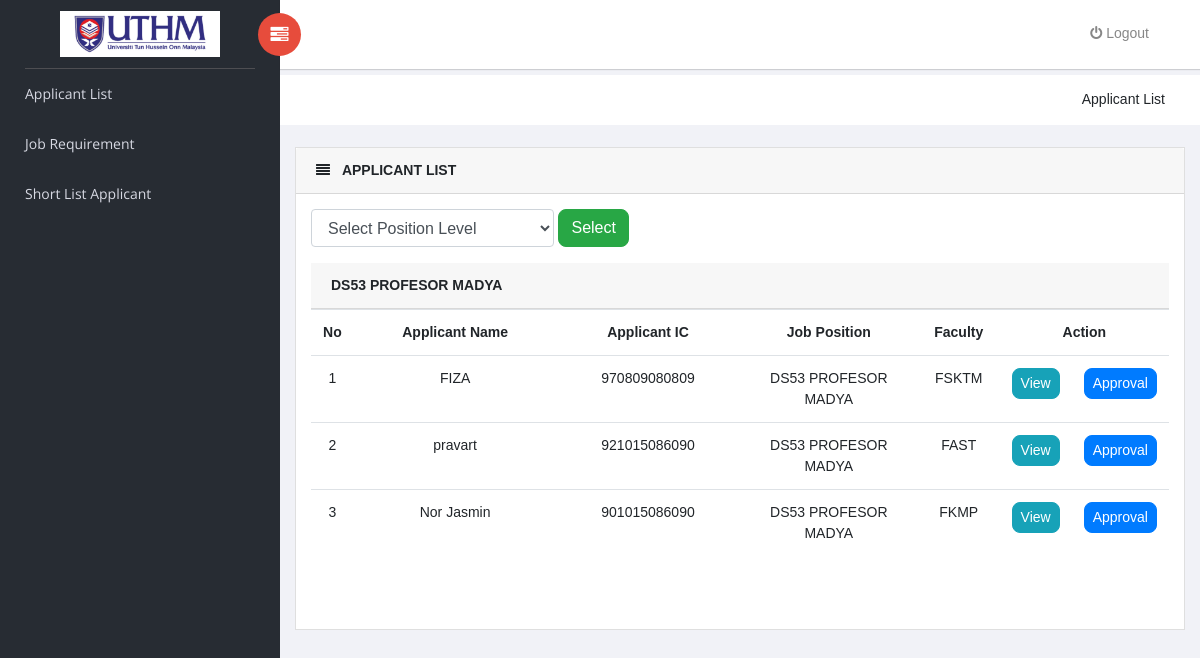
The app's page /appList2.php, older data.
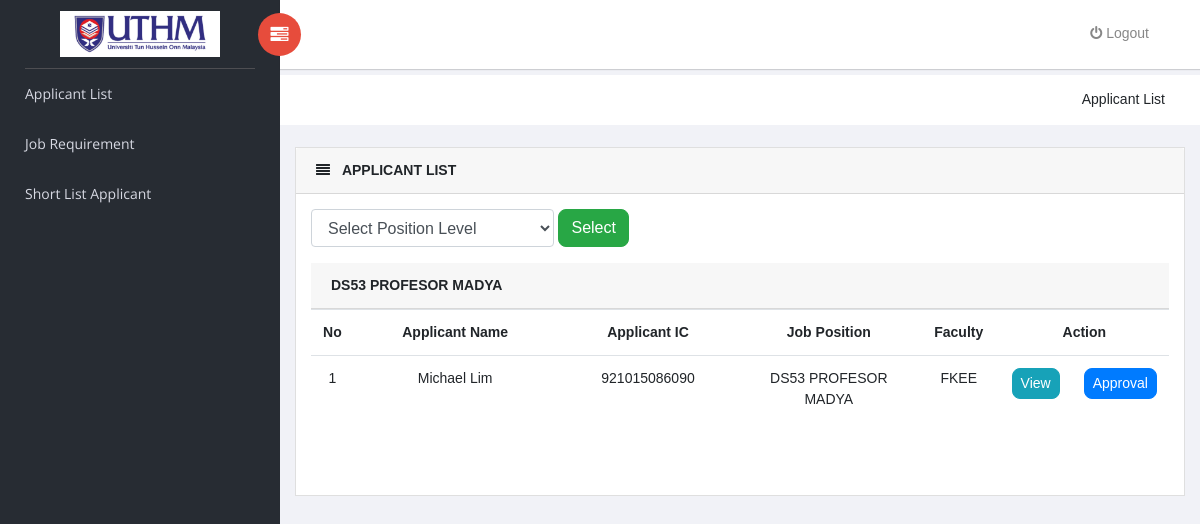
The same page, newer data.
### tables this page shows
CREATE TABLE `position` (
  `Choose_Position_Id` int(2) NOT NULL,
  `user_Ic` char(13) NOT NULL,
  `faculty` varchar(50) NOT NULL,
  `app_post1` varchar(50) NOT NULL,
  `Position_checklist` int(2) NOT NULL DEFAULT '0',
  `Created_date` timestamp NOT NULL DEFAULT CURRENT_TIMESTAMP,
  `Modified_date` timestamp NOT NULL DEFAULT CURRENT_TIMESTAMP ON UPDATE CURRENT_TIMESTAMP
);

CREATE TABLE `applicant` (
  `Applicant_Id` int(2) NOT NULL,
  `user_Ic` char(13) NOT NULL,
  `Applicant_Name` varchar(50) NOT NULL,
  `Applicant_Add` varchar(100) NOT NULL,
  `Applicant_Email` varchar(50) NOT NULL,
  `Applicant_NoTel` int(11) NOT NULL,
  `Applicant_Age` int(2) NOT NULL,
  `Applicant_gender` varchar(10) NOT NULL,
  `Applicant_DOB` date NOT NULL,
  `Applicant_POB` varchar(50) NOT NULL,
  `Applicant_Citizen` varchar(50) NOT NULL,
  `Applicant_Religion` varchar(50) NOT NULL,
  `Applicant_Nation` varchar(50) NOT NULL,
  `Applicant_MaritalStatus` varchar(50) NOT NULL,
  `Applicant_Height` float NOT NULL,
  `Applicant_Weight` float NOT NULL,
  `Applicant_NoHP` int(11) NOT NULL,
  `Applicant_VLC` varchar(10) NOT NULL,
  `Mom_Name` varchar(50) NOT NULL,
  `Mom_Ic` char(13) NOT NULL,
  `Dad_Name` varchar(50) NOT NULL,
  `Dad_Ic` char(13) NOT NULL,
  `Spouse_name` varchar(50) NOT NULL,
  `Applicant_checklist` int(2) NOT NULL DEFAULT '0',
  `Created_date` timestamp NOT NULL DEFAULT CURRENT_TIMESTAMP,
  `Modified_date` timestamp NOT NULL DEFAULT CURRENT_TIMESTAMP ON UPDATE CURRENT_TIMESTAMP
);

### appList2.php (the view, shortened to what the changed rows need)
<?php
$db = db_connect();
?>
<!doctype html>
<html class="no-js" lang="en">
    <link rel="stylesheet" href="vendors/bootstrap/dist/css/bootstrap.min.css">
    <link rel="stylesheet" href="vendors/font-awesome/css/font-awesome.min.css">
    <link rel="stylesheet" href="vendors/themify-icons/css/themify-icons.css">
    <link rel="stylesheet" href="vendors/flag-icon-css/css/flag-icon.min.css">
    <link rel="stylesheet" href="vendors/selectFX/css/cs-skin-elastic.css">
    <link rel="stylesheet" href="assets/css/style.css">
</head>
   <div id="right-panel" class="right-panel">
    <form class="form-inline"  method="post" enctype="multipart/form-data" >
         <div class="content mt-3">
            <div class="animated">
                <div class="card">
                    <div class="card-body">
                                <table class="table">
                                   <tbody>
										<tr >
										  <th scope="col" ><label for="no">No</label></th>
										  <th scope="col" ><label for="Applicant_Name">Applicant Name</label></th>
										  <th scope="col" ><label for="user_Ic">Applicant IC</label></th>
										  <th scope="col" ><label for="app_post1">Job Position</label></th>
										  <th scope="col" ><label for="faculty">Faculty</label></th>
										  <th colspan="3" scope="col" ><label for="action">Action</label></th>
										</tr>
										<?php
								$qlist = "SELECT * FROM position LEFT JOIN applicant ON position.user_Ic = applicant.user_Ic";
								$reslist = $db->query($qlist);
							    $count=0;
								  while($rowlist = $reslist->fetch_assoc()) {
												if ($rowlist['app_post1'] == 'DS53 PROFESOR MADYA'){
										       $count++;
										   echo "<tr>";
												echo"<td style='width:5%' align='center'>" .$count."</td>";
												echo"<td style='width:30%' align='center'>" .$rowlist['Applicant_Name']." </td>";
												echo"<td style='width:25%' align='center'>" .$rowlist['user_Ic']."</td>";
												echo"<td style='width:25%' align='center'>" .$rowlist['app_post1']."</td>";
												echo"<td style='width:10%' align='center'>" .$rowlist['faculty']."</td>";
												echo"<td style='width:10%' align='center'><a style='border-radius: 8px;' class='btn btn-info btn-sm' href ='viewlistOff.php?user_Ic=$rowlist[user_Ic]'>View</a></td>";
												echo"<td style='width:20%' align='center'><a style='border-radius: 8px;' class='btn btn-primary btn-sm' href ='officerdecision.php?Applicant_Name=$rowlist[Applicant_Name] & user_Ic=$rowlist[user_Ic] & app_post1=$rowlist[app_post1] & faculty=$rowlist[faculty] '>Approval</a></td>";
												echo "</tr>";
										   }
								 }
?>
                                    </tbody>
                                </table>
                            </div>
							<br/>
					<br/>
                </div>
            </div>
        </div>
   </form>
   <br>
   </div>
</body>
</html>

Row changes from the older to the newer data that the page shows:
no longer on this page (row edited): position: applicant.Applicant_Name "FIZA", applicant.user_Ic "970809080809", app_post1 "DS53 PROFESOR MADYA", faculty "FSKTM"
no longer on this page (row edited): position: applicant.Applicant_Name "pravart", applicant.user_Ic "921015086090", app_post1 "DS53 PROFESOR MADYA", faculty "FAST"
removed position: applicant.Applicant_Name "Nor Jasmin", applicant.user_Ic "901015086090", app_post1 "DS53 PROFESOR MADYA", faculty "FKMP"
now on this page (row edited): position: applicant.Applicant_Name "Michael Lim", applicant.user_Ic "921015086090", app_post1 "DS53 PROFESOR MADYA", faculty "FKEE"
